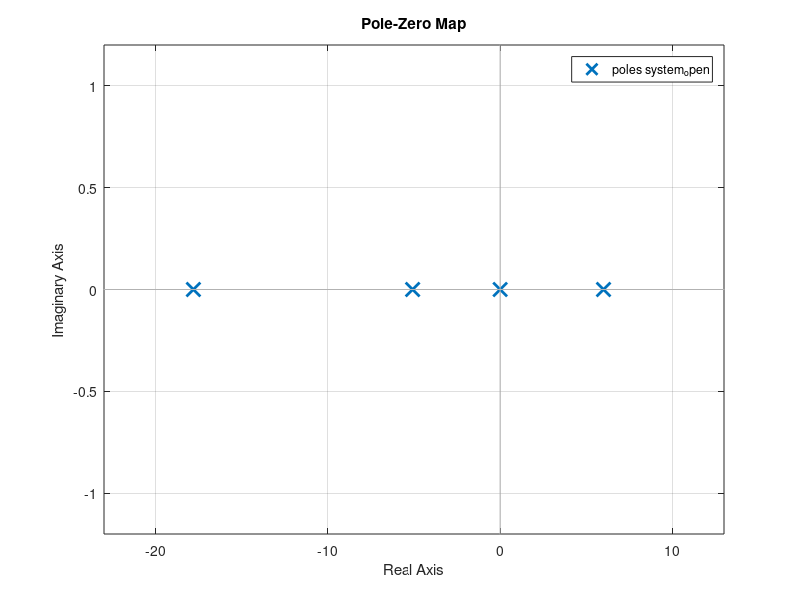
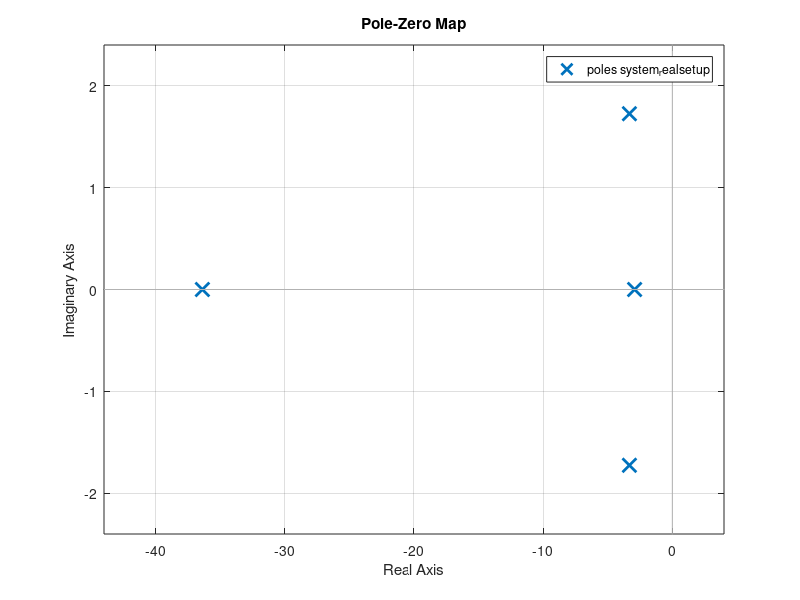

MATLAB code for these plots, in order:
clear;


%% CONSTANTEN
Rm = 2.6;
Km = 0.00767;
Kb = 0.00767;
Kg = 3.7;
Mc = 0.455;
l= 0.305;
m = 0.210;
r = 0.00635;
g= 9.81;
 
%% STATE model 
A = [0 0 1 0; 0 0 0 1; 0 -m*g/Mc -Kg^2*Km*Kb/(Mc*Rm*r^2) 0; 0 (Mc+m)*g/(Mc*l) Kg^2*Km*Kb/(Mc*Rm*r^2*l) 0];
B = [0; 0; Km*Kg/(Mc*Rm*r); -Km*Kg/(r*Rm*Mc*l)];
C = eye(4,4);
D = zeros(4,1);
system_open = ss(A,B,C,D);
Q= zeros(4,4); %We play with this
Q(1,1)= 0.25;
Q(2,2)= 4;
Q(3,3)= 0;
Q(4,4)= 0;
Q = [0.25 0 0 0; 0 4 0 0; 0 0 0 0; 0 0 0 0]; 
R = 0.03;
K = lqr(system_open,Q,R);

figure();
pzmap(system_open); %1 positieve reeel pool: dit systeem is niet stabiel


%ctrb
Con = ctrb(system_open);
RankControllability=rank(Con) 
Con
%observability
Ob = obsv(system_open);
RankObservability=rank(Ob)%rank 4 => not full rank => not observable
Ob
%stable
eigenvalues = eig(A) %unstable: 0 6.0049 -5.0774 -17.8110
eigenvalues_closed = eig (A-B*K);
%stabilizability

%% Deel 2: Closed-loop with LQR control.

A_closed=A-B*K
intial_State= [0;0;0;0];
reference_State = [0;0;0;0];
system_Closed_First = ss(A_closed,B,C,D); %aanpassen van A en B
%pzmap(system_Closed_First);
%impulse(system_Closed_First);

%% Deel 3: Closed-loop more realistic simulation

%The output of the linear model are now the variables that are measured in
%the real setup (x and alpha). Therefore we now have to compute the
%derivatives of the measured outputs by using the backward difference
%equation and the low pass filer. These are implemented in Simulink.
%Filtered values are used within the backward differential formula. 

T_s = 1/200; %
Ts = 1/200; 

%Determine cut-off frequency: the higher this value, the more noise is
%allowed to play. If it is chose too low (0.02*2*pi; we are deleting are
%own useful signal)
Omega_c = 25*2*pi; %12 en 20 zijn de revue gepasseerd

% TODO: find a way to talk about noise. 

V_max=5;%Voltage limit set by controller
%Kwantisering om van continu naar discreet te gaan, gebaseerd op voltage
%output met 16 bits
Q_interval = (2*V_max)/(2^16);

%Alternatieve K berekenen om studie te maken van andere Q en R
%mogelijkheden voor deze 2e closed loop
Q_alternative= zeros(4,4); %We play with this
Q_alternative(1,1)= 0.25;
Q_alternative(2,2)= 4;
Q_alternative(3,3)= 0;
Q_alternative(4,4)= 0;
R_alternative = 0.003; %Als R te klein is (0.0003), wordt het systeem instabiel door de saturator afknipping
K_alternative = lqr(system_open,Q_alternative,R_alternative);


%% Deel 4: Actual system

%WERKT CAVA altijd
% Q_realsetup= zeros(4,4); %We play with this
% Q_realsetup(1,1)= 10;
% Q_realsetup(2,2)= 2;
% Q_realsetup(3,3)= 0.01;
% Q_realsetup(4,4)= 0.5;
% R_realsetup = 0.15; 
% K_realsetup = lqr(system_open,Q_realsetup,R_realsetup);

%Werkt degelijk
% Q_realsetup= zeros(4,4); %We play with this
% Q_realsetup(1,1)=20; 
% Q_realsetup(2,2)= 5;
% Q_realsetup(3,3)= 0.01;
% Q_realsetup(4,4)= 0.5;
% R_realsetup = 0.4; 
% K_realsetup = lqr(system_open,Q_realsetup,R_realsetup);
% display(K_realsetup)



% Q_realsetup= zeros(4,4); %We play with this
% Q_realsetup(1,1)=20; 
% Q_realsetup(2,2)= 5;
% Q_realsetup(3,3)= 0.01;
% Q_realsetup(4,4)= 0.5;
% R_realsetup = 0.4; 
% K_realsetup = lqr(system_open,Q_realsetup,R_realsetup);
% display(K_realsetup)
%K_realsetup = [-10.54 -35.29 -13.85 -6.25];

Q_realsetup= zeros(4,4); %We play with this
Q_realsetup(1,1)= 6;
Q_realsetup(2,2)=2.5;
Q_realsetup(3,3)= 0.03;
Q_realsetup(4,4)= 0.25;
R_realsetup = 0.04; 
K_realsetup = lqr(system_open,Q_realsetup,R_realsetup);
display(K_realsetup)

A_realsetup=A-B*K_realsetup
system_realsetup = ss(A_realsetup,B,C,D); %aanpassen van A en B
figure();

pzmap(system_realsetup); %in het linker halfvlak dus eigenlijk stabiel



















